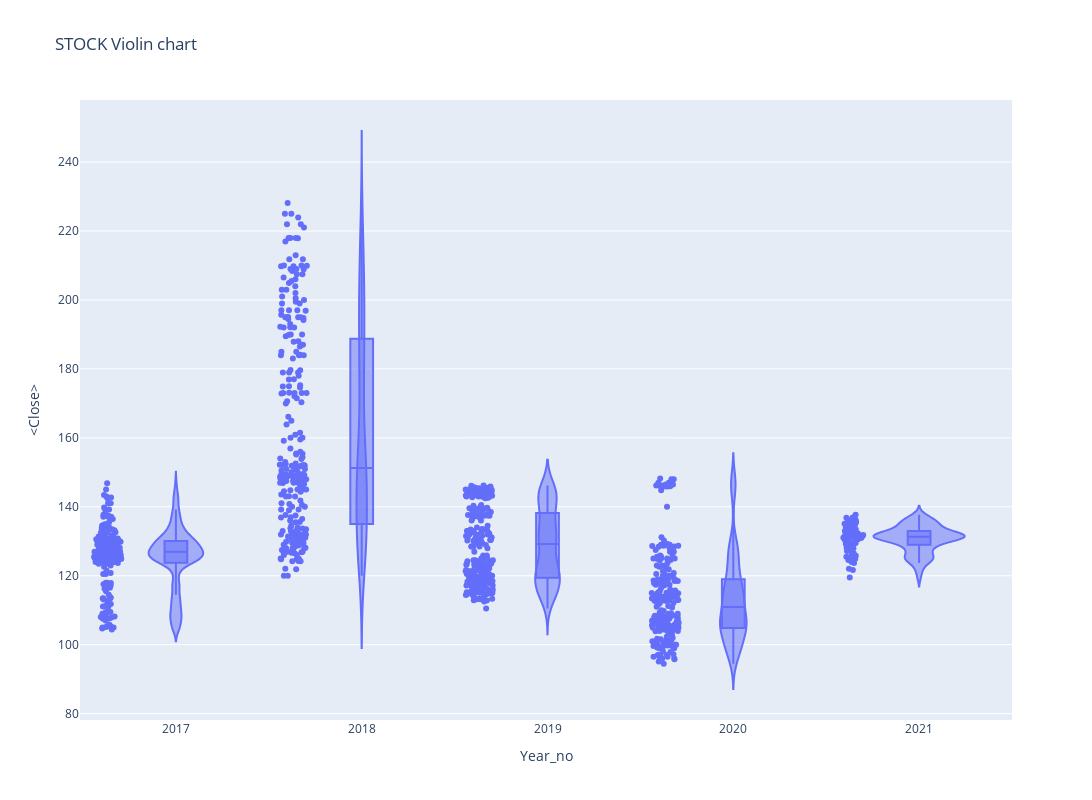

The cell this chart's notebook holds for it:
### Code cell
#px.violin(df_tips, y="tip", x="smoker", color="sex", box=True, points="all",
#          hover_data=df_tips.columns)

fig = go.Figure()
px.violin(df,x='Year_no',y='<Close>',box =True, points='all',
         hover_data=df.columns, title = 'STOCK Violin chart', height= 800, width= 1200)

### Figure 1 — Plotly figure (JSON) as saved in the notebook; plotly's stock layout.template omitted (floating-point values rounded to 4 significant figures; data arrays with more than 128 entries replaced by an {"elided": "..."} marker saying what was removed)
{"data": [{"alignmentgroup": "True", "box": {"visible": true}, "customdata": {"elided": "1047x3 mixed values"}, "hovertemplate": "Year_no=%{x}<br><Close>=%{y}<br>datetime=%{customdata[0]}<br><Volume>=%{customdata[1]}<br>Period=%{customdata[2]}<extra></extra>", "legendgroup": "", "marker": {"color": "#636efa"}, "name": "", "offsetgroup": "", "orientation": "v", "points": "all", "scalegroup": "True", "showlegend": false, "type": "violin", "x": {"elided": "1047 int values"}, "x0": " ", "xaxis": "x", "y": {"elided": "1047 float values"}, "y0": " ", "yaxis": "y"}], "layout": {"height": 800, "legend": {"tracegroupgap": 0}, "title": {"text": "STOCK Violin chart"}, "violinmode": "group", "width": 1200, "xaxis": {"anchor": "y", "domain": [0, 1], "title": {"text": "Year_no"}}, "yaxis": {"anchor": "x", "domain": [0, 1], "title": {"text": "<Close>"}}}}
